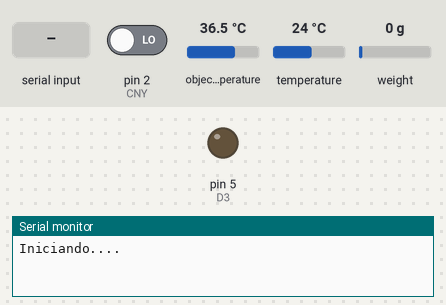
Bench run of a sketch on a simulated Arduino Uno, built with avr-gcc and run on an emulated ATmega328P. On the bench: output pins drawn as LEDs (lit = HIGH), the last lines printed to the serial monitor. Inputs (shaded band) come from the test bench; at power-on: pin 2 (CNY) LOW, object temperature 36.5 °C, temperature 24 °C, weight on the scale 0 g. Random numbers use the default seed unless the sketch sets one; pins used as bus, display or sensor lines are not drawn.

Above: at 1.2 s.
1.3 s: "TESTSTART\n" received over Serial
At 3.5 s:
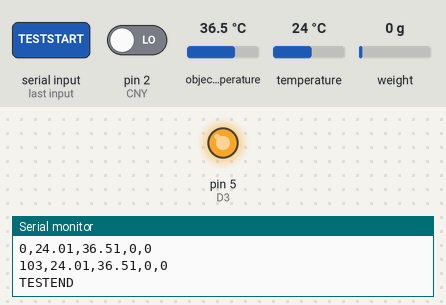
3.8 s: "TESTSTOP\n" received over Serial
At 5.5 s:
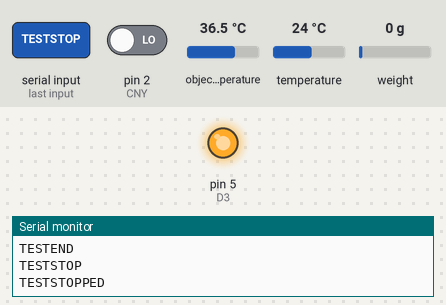
Timing chart, 0 to 7.0 s (numbered marks = the images above; inputs shaded):
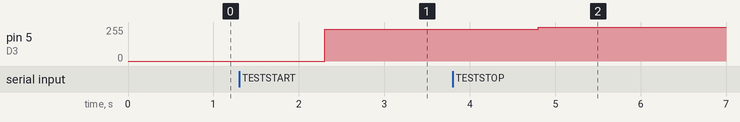

Measured:
- after the input at 1.3 s, pin 5 (D3): 0/255 → 240/255 after 1.0 s
- after the input at 3.8 s, pin 5 (D3): 240/255 → 255/255 after 1.0 s

The sketch:

adq.ino
```cpp
// LIBRERIAS
#include <Wire.h>
#include <Adafruit_MLX90614.h>
#include <Q2HX711.h>
#include "pinout.h"

#define DEBUG_ false
// VARIABLES DEL PROGRAMA
const byte hx711_data_pin = SCK2;
const byte hx711_clock_pin = DT2;
int CNY = INT0; //Sensor de vueltas eje principal - CNY70 - Configurar como interrupcion del programa
int D3 = PWM1;  // PWM - Control de frecuencia del variador
int D4 = OUT1;  // Control de encendido del motor
float Freq = 0; // Frecuencia que envio al variador
//char dataRowToSend[100];
unsigned long tinicio = 0;                            // Tiempo en el que inicio el programa (en milisegundos)
bool btinicio = false;         // bandera tiempo inicio
int VTEJE = 0;                              // Vueltas totales leidas en el eje.
unsigned long tiempo_de_muestreo;                    // necesario para timing del puerto serie
//String dataRowToSend;
String dataReadFromSerial = "";             // for incoming serial data
int funcion = 0;                            // Estado de funcionamiento  0-> Espera  1-> Testeando
bool headerSent = false;                    // Flag si se ha enviado el header en el CSV
int setRPM = 0;                             // RPM Seteadas por demanada del serial
unsigned long setSECONDS = 0;                         // SEGUNDOS Seteados por demanda del serial
unsigned long setMILISECONDS = 0;                         // SEGUNDOS Seteados por demanda del serial
unsigned long currentMS;
unsigned long sampled_time= 12500;
unsigned long startTime=0;
unsigned long timeThreshold=50;

bool SENSOR_TEMP= true;
Q2HX711 hx711(hx711_data_pin, hx711_clock_pin);

Adafruit_MLX90614 mlx = Adafruit_MLX90614(); //Para leer datos de temperatura con mlx.

void setup() {
  // put your setup code here, to run once:
  Serial.begin(115200);

  tiempo_de_muestreo= millis();      //Define timing inicial
  startTime= millis();
  mlx.begin(); //Inicia el sensor
  if (isnan(mlx.readAmbientTempC())){
    Serial.println("Sensor de temperatura no conectado");
    SENSOR_TEMP= false;

  }

  pinMode(D4, OUTPUT); // Seteo como salida
  pinMode(D3, OUTPUT); // Seteo como salida

  pinMode(CNY, INPUT); //Sensor de vueltas declarado como entrada
  attachInterrupt(digitalPinToInterrupt(CNY), CNY70, RISING); // Interrupcion sensor de vueltas
  Serial.println("Iniciando....");
}


void loop() {
  // put your main code here, to run repeatedly:

        // Start: ESCUCHANDO SERIAL //
        while (funcion == 0) {        // Si esta en funcion = 0 -> Enscuchando serial
            leer_puerto_serie();
        }
        // End: ESCUCHANDO SERIAL //

        // Start: ENSAYANDO //
        while (funcion == 1) {        // Si esta en funcion = 1 -> Ensayando

              // Setear Inicio
              if (btinicio == false){ tinicio = millis(); btinicio = true;}   // Define el tiempo de inicio, que se corre solo una vez

              // CSV HEADER
              if (headerSent == false) {
                Serial.print("tiempoMs,tempAmbC,tempObjC,vueltas,celdaCarga");     // Setear headers CSV
                Serial. print('\n');              // New Line
                headerSent = true;
              }

              // CSV INFO
              if(micros()>tiempo_de_muestreo+sampled_time)   //AUMENTAR TIEMPO DE MUESTRO +30ms (Envia datos cada 12.5ms = 1000/80 SPS-> Menor delay posible por limitaciones del HX711)
              {
                  tiempo_de_muestreo= micros();                            // Tiempo transcurrido en milisegundos

                  // TIEMPO
                  //currentMS=double(micros()/1000-tinicio);                         // Imprimir el tiempo
                  long carga= 0;
                  currentMS=millis()-tinicio;
                  char dataRowToSend[100];
                  float t_amb = SENSOR_TEMP ? mlx.readAmbientTempC(): 20.16;
                  float t_obj = SENSOR_TEMP ? mlx.readObjectTempC(): 22.3 + float(currentMS)/(2000+currentMS) + float(random(0,10))/100.0 ;
                  char t_amb_str[10], t_obj_str[10];
                  dtostrf(t_amb, 5, 2, t_amb_str);
                  dtostrf(t_obj, 5, 2, t_obj_str);

                  while (hx711.readyToSend()!=1) {

                      //long carga = DEBUG_ ? random(720-(currentMS/1000), 740-(currentMS/1000)) : hx711.read() ;
                  }
                  carga=hx711.read();

                  snprintf(dataRowToSend, sizeof(dataRowToSend), "%lu,%s,%s,%d,%ld\n",
                          currentMS,  t_amb_str,t_obj_str, VTEJE, carga);
                  Serial.print(dataRowToSend);
                  // String dataRowToSend = String(currentMS);
                  // //dataRowToSend =float(tiempo_de_muestreo/1000);
                  // dataRowToSend=dataRowToSend+",";                          // Agregar coma separadora

                  // // TEMPERATURA AMBIENTE
                  // if (DEBUG_){
                  //   dataRowToSend=dataRowToSend+"20.16";                       // Linea de codigo para testear
                  // }
                  // else{
                  //   dataRowToSend=dataRowToSend+String(mlx.readAmbientTempC(),2);  // Codigo para temperatura ambiente del MLX90614
                  // }

                  // dataRowToSend=dataRowToSend+",";                          // Agregar coma separadora.
                  // // TEMPERATURA OBJETO
                  // if (DEBUG_){
                  //   float temp = 22.3 + float(currentMS)/(2000+currentMS) + float(random(0,10))/100;                // Linea de codigo para testear         Parto de 22.3 grados, le agrego un aumento de temperatura y un ruido
                  //   dataRowToSend=dataRowToSend + temp;                       // Linea de codigo para testear
                  // }
                  // else{
                  //   dataRowToSend=dataRowToSend+String(mlx.readObjectTempC(),2);
                  // }

                  // dataRowToSend=dataRowToSend+",";                          // Agregar coma separadora.

                  // // VUELTAS DEL EJE
                  // VTEJE = int(setRPM * float(currentMS) / 60000);            // Linea de codigo para testear   EX: vtEje++;
                  // dataRowToSend=dataRowToSend+String(VTEJE);                        // Codigo para vueltas totales en el EJE
                  // dataRowToSend=dataRowToSend+",";                          // Agregar coma separadora
                  // // CELDA DE CARGA
                  // if (DEBUG_){
                  //   dataRowToSend=dataRowToSend+random(720- (currentMS/1000), 740 - (currentMS/1000));                       // Linea de codigo para testear
                  // }
                  // else{
                  //   dataRowToSend=dataRowToSend+String(hx711.read());            // Codigo para celda de carga del HX711
                  //   //dataRowToSend=dataRowToSend+random(720- (currentMS/1000), 740 - (currentMS/1000));
                  // }

                  // // dataRowToSend=dataRowToSend+",";                       // Agregar coma separadora (NO en el ultimo, formato CSV)

                  // // ENVIAR DATOS POR EL SERIAL
                  // Serial.println(dataRowToSend);
                  // //Serial.print('\n');              // New Line


              // CHECKEAR SI PASO EL TIEMPO
             if(currentMS > setMILISECONDS)     // Si paso el tiempo (segundos x 1000)
              {
                 Serial.print("TESTEND");             // Enviar señal de finalizado
                 Serial.print('\n');                 // New Line
                 funcion = 0;                         // Volver a funcion de escucha de Serial

              }

             // LEER EL PUERTO SERIE   ( ES NECESARIO SOLO SI SE QUIERE REALIZAR CAMBIOS DURANTE LA EJECUCION DEL ENSAYO)
             leer_puerto_serie();


             }


        }
        // End: ENSAYANDO //


}
// FIN DEL VOID LOOP


// FUNCION DE LECTURA PUERTO SERIE
void leer_puerto_serie(){

    if (Serial.available() > 0) { dataReadFromSerial = Serial.readString(); Serial.flush();

    Serial.println(dataReadFromSerial);
    }    // Leer puerto serie
                                                                                                //Serial.print(dataReadFromSerial);
    // Estados según la lectura del puerto serie //
//    if (Leido.toInt() == 10000000) {  Estado = 1;}       // ENSAYANDO
//    if (Leido.toInt() == 20000000) {  Estado = 2;}       // FINALIZADO
//    if (Leido.toInt() == 30000000) {  Estado = 3;}       // CALIBRACIÓN
//    if (Leido.toInt() < 256) {  velmot = Leido.toInt();}


// --- COMENZAR ENSAYO --- //

    if (dataReadFromSerial.substring(0,9) == "TESTSTART")
      {
        btinicio = false;                                         // Setear bandera de tiempo de inicio en cero
        funcion = 1;                                              // Cambiar funcion para empezar el ensayo
        headerSent = false;                                       // Reset Header Flag
        setRPM = dataReadFromSerial.substring(10,16).toInt();     // RPM formato: "TESTSTART-##RPM#-##SEC#"  // EJ: 850 RPM, 15 SEG "TESTSTART-000800-000015"
        setSECONDS = dataReadFromSerial.substring(18,24).toInt(); // SEGUNDOS Seteados por demanda del serial
        setMILISECONDS = setSECONDS*1000;                         // Seconds to Miliseconds
        Freq = (setRPM * 17.2) / 100;                             // DEV* Calculo de RPM para variador
        digitalWrite(D4, HIGH);                                    //DEV* Motor Encendido
        analogWrite(D3, 240);                                       //DEV* Frecuencia a valor RPM
                                                                  //Serial.print(setRPM);       // Debug
                                                                  //Serial.print(setSECONDS);   // Debug
        dataReadFromSerial = "";
      }


// --- DETENER ENSAYO --- //

    if (dataReadFromSerial.substring(0,8) == "TESTSTOP")
      {
         Serial.print("TESTSTOPPED");                           // Enviar señal de detenido por usuario
         Serial. print('\n');                                   // New Line
         digitalWrite(D4, LOW);                                // DEV* Motor apagado
         analogWrite(D3, 255);                                    // DEV* Seteo frec a valor cero
         funcion = 0;                                           // Volver a funcion de escucha de Serial
      }


// --- COMPROBAR CONEXION A MAQUINA POD --- //

    if (dataReadFromSerial.substring(0,15) == "CHECKCONNECTION")
      {
         Serial.print("PODCONNECTED");                          // Enviar señal de maquina POD conectada
         Serial. print('\n');                                   // New Line
         funcion = 0;                                           // Volver a funcion de escucha de Serial
      }


// --- CALIBRACION --- //

    if (dataReadFromSerial.substring(0,19) == "CALIBRACIONMEDICION")
      {
         Serial.print("CALIBRACIONSTART");                     // Enviar señal de maquina POD conectada
         Serial. print('\n');                                  // New Line

         for (int i = 0; i < 60; i++) {                        // Loop de 60 mediciones ( 3 segundos @ 50 ms delay)

         //Serial.print(hx711.read());                         // Imprimir valor de celda de carga
           Serial. print(random(350,365));                     // *DEV: Imprimir valor de celda de carga
           Serial. print('\n');                                // New Line
           delay(50);                                          // Delay de 50 ms
         }

         Serial. print("CALIBRACIONEND");                       // Fin de la calibracion
         Serial. print('\n');                                   // New Line Necesaria para evitar error

         funcion = 0;                                           // Volver a funcion de escucha de Serial
      }


      dataReadFromSerial = "";
    // FIN Estados según la lectura del puerto serie //
}

void CNY70() {

  if (millis() - startTime > timeThreshold)
  {
    VTEJE++;
    startTime = millis();
  }
  }
```

pinout.h
```cpp
#define INT0 2
#define INT1 3
#define PWM1 5
#define PWM2 6
#define DT2 7
#define SCK2 8
#define DIO1 9
#define DIO2 10
#define OUT1 12
#define OUT2 13
#define DT1 A2
#define SCK1 A3
#define SDA A4
#define SCL A5 
```
